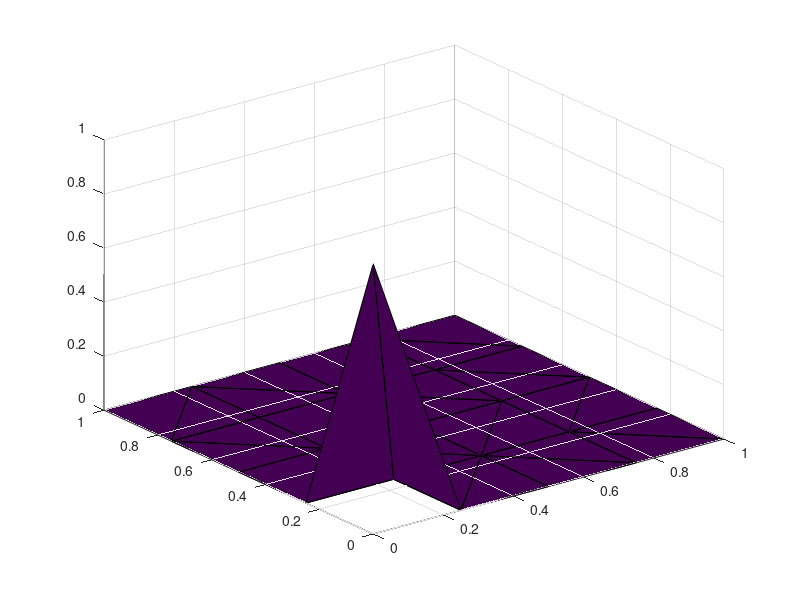

MATLAB code for this plot:
h = 0.25;
x=[0:h:1];
y=[0:h:1];

[X,Y] = meshgrid(x,y)
tri = delaunay(X,Y);
triplot(tri,X,Y);
z = zeros(size(X))
z(1,1) = 1;
trisurf(tri,X,Y,z)